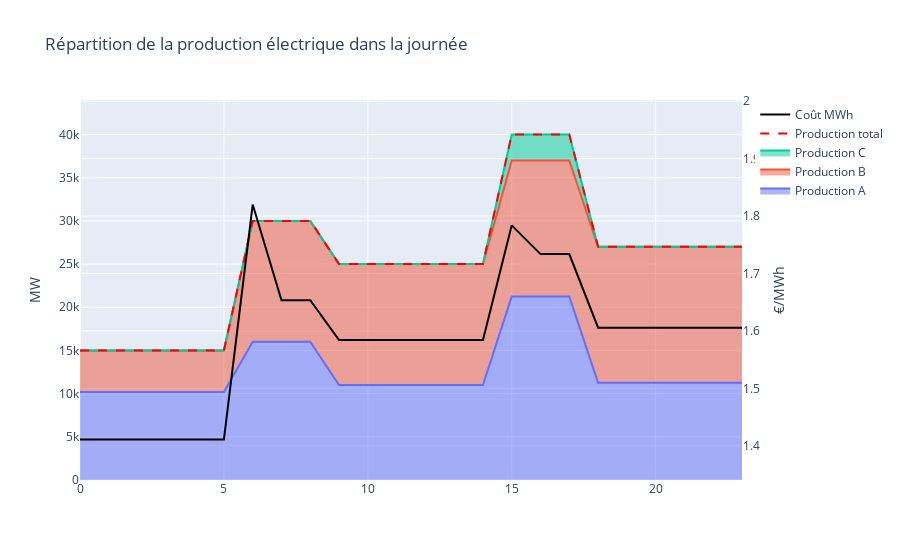

Notebook code cell kept with this figure:
### Code cell
df = df_results22(dict_N=dict_N,dict_P=dict_P,dict_Nstart=dict_Nstart,dict_XX=dict_2)
fig = Results_viz(df)
fig.show()

### Figure 1 — Plotly figure (JSON) as saved in the notebook; plotly's stock layout.template omitted (floating-point values rounded to 4 significant figures)
{"data": [{"fill": "tonexty", "name": "Production A", "type": "scatter", "x": [0, 1, 2, 3, 4, 5, 6, 7, 8, 9, 10, 11, 12, 13, 14, 15, 16, 17, 18, 19, 20, 21, 22, 23], "y": [10200, 10200, 10200, 10200, 10200, 10200, 16000.0, 16000.0, 16000.0, 11000.0, 11000.0, 11000.0, 11000.0, 11000.0, 11000.0, 21250.0, 21250.0, 21250.0, 11250.0, 11250.0, 11250.0, 11250.0, 11250.0, 11250.0]}, {"fill": "tonexty", "name": "Production B", "type": "scatter", "x": [0, 1, 2, 3, 4, 5, 6, 7, 8, 9, 10, 11, 12, 13, 14, 15, 16, 17, 18, 19, 20, 21, 22, 23], "y": [15000, 15000, 15000, 15000, 15000, 15000, 30000, 30000, 30000, 25000, 25000, 25000, 25000, 25000, 25000, 37000, 37000, 37000, 27000, 27000, 27000, 27000, 27000, 27000]}, {"fill": "tonexty", "name": "Production C", "type": "scatter", "x": [0, 1, 2, 3, 4, 5, 6, 7, 8, 9, 10, 11, 12, 13, 14, 15, 16, 17, 18, 19, 20, 21, 22, 23], "y": [15000, 15000, 15000, 15000, 15000, 15000, 30000, 30000, 30000, 25000, 25000, 25000, 25000, 25000, 25000, 40000, 40000, 40000, 27000, 27000, 27000, 27000, 27000, 27000]}, {"line": {"color": "red", "dash": "dash"}, "name": "Production total", "type": "scatter", "x": [0, 1, 2, 3, 4, 5, 6, 7, 8, 9, 10, 11, 12, 13, 14, 15, 16, 17, 18, 19, 20, 21, 22, 23], "y": [15000, 15000, 15000, 15000, 15000, 15000, 30000, 30000, 30000, 25000, 25000, 25000, 25000, 25000, 25000, 40000, 40000, 40000, 27000, 27000, 27000, 27000, 27000, 27000]}, {"line": {"color": "black"}, "name": "Coût MWh", "type": "scatter", "x": [0, 1, 2, 3, 4, 5, 6, 7, 8, 9, 10, 11, 12, 13, 14, 15, 16, 17, 18, 19, 20, 21, 22, 23], "y": [1.411, 1.411, 1.411, 1.411, 1.411, 1.411, 1.82, 1.653, 1.653, 1.584, 1.584, 1.584, 1.584, 1.584, 1.584, 1.784, 1.734, 1.734, 1.606, 1.606, 1.606, 1.606, 1.606, 1.606], "yaxis": "y2"}], "layout": {"hovermode": "x", "title": {"text": "Répartition de la production électrique dans la journée"}, "yaxis": {"range": [0, 44000], "title": {"text": "MW"}}, "yaxis2": {"anchor": "free", "overlaying": "y", "position": 1, "range": [1.34, 2.002], "side": "right", "title": {"text": "€/MWh"}}}}
